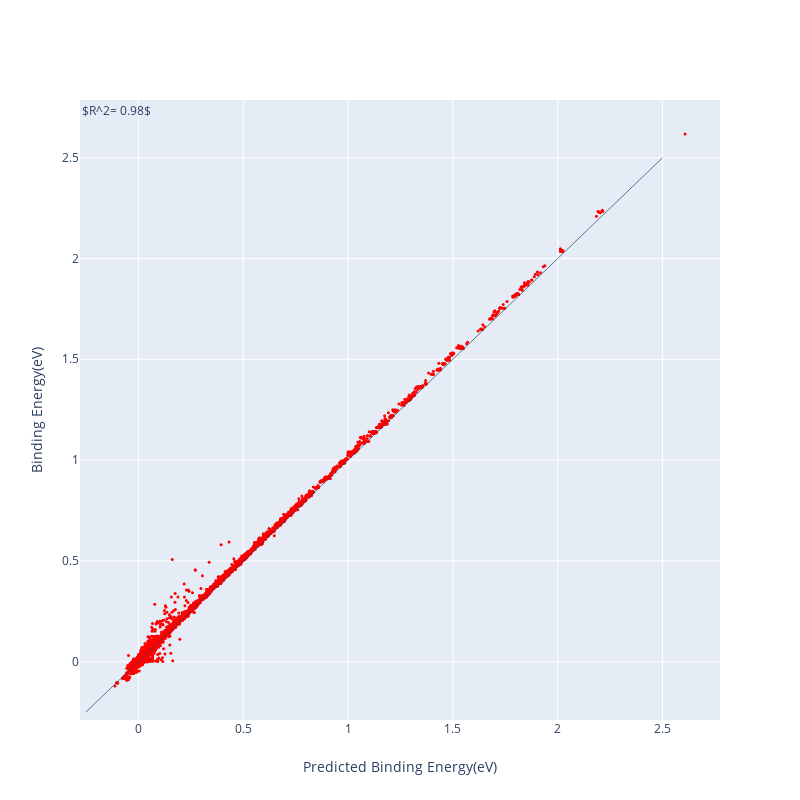

Notebook code for this chart:
### Code cell
#draw correlation
main = go.Scatter(x = y_train_pred.squeeze(), 
          y = Y_train, 
          marker={'color':'red', 'symbol':'circle','size':3}, 
          mode='markers'
         )

data = [main]

layout = go.Layout(autosize = False, 
           height = 800,
           width = 800, 
           xaxis={'title':"Predicted Binding Energy(eV)", 'zeroline':False},
           yaxis = {'title':'Binding Energy(eV)', 'zeroline':False},
           annotations = [
                   dict(
                   x = 0,
                   y = 1,
                   xref = 'paper',
                   yref = 'paper',
                   text = '$R^2= %4.2f$'%(R_squared),
                   showarrow = False,
                   font = dict(size = 12)
                   )
               ],
           shapes =[{'type':'line', 
                            'x0':-0.25,
                            'x1':2.5,
                            'y0':-0.25,
                            'y1':2.5,
                            'line':{'width':0.7}
                    }],
          )
plot = py.iplot(go.Figure(data = data, layout = layout))

### Figure 1 — Plotly figure (JSON) as saved in the notebook; plotly's stock layout.template omitted (floating-point values rounded to 4 significant figures; data arrays with more than 128 entries replaced by an {"elided": "..."} marker saying what was removed)
{"data": [{"marker": {"color": "red", "size": 3, "symbol": "circle"}, "mode": "markers", "type": "scatter", "x": {"elided": "19600 float values"}, "y": {"elided": "19600 float values"}}], "layout": {"annotations": [{"font": {"size": 12}, "showarrow": false, "text": "$R^2= 0.98$", "x": 0, "xref": "paper", "y": 1, "yref": "paper"}], "autosize": false, "height": 800, "shapes": [{"line": {"width": 0.7}, "type": "line", "x0": -0.25, "x1": 2.5, "y0": -0.25, "y1": 2.5}], "width": 800, "xaxis": {"autorange": true, "range": [-0.2785, 2.774], "title": {"text": "Predicted Binding Energy(eV)"}, "type": "linear", "zeroline": false}, "yaxis": {"autorange": true, "range": [-0.2894, 2.786], "title": {"text": "Binding Energy(eV)"}, "type": "linear", "zeroline": false}}}
